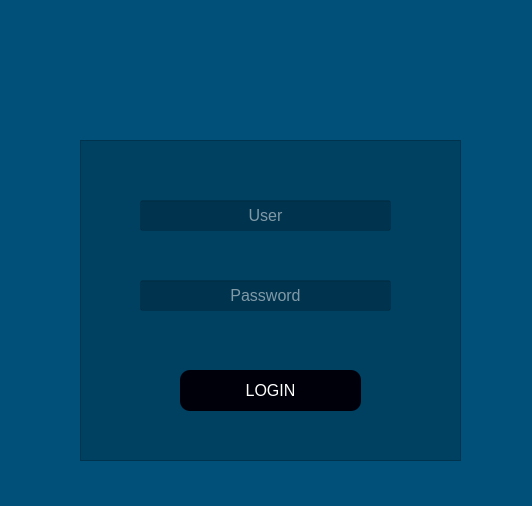
<?xml version="1.0" encoding="UTF-8"?>
<ui version="4.0">
 <class>Login</class>
 <widget class="QWidget" name="Login">
  <property name="geometry">
   <rect>
    <x>0</x>
    <y>0</y>
    <width>532</width>
    <height>506</height>
   </rect>
  </property>
  <property name="windowTitle">
   <string>Form</string>
  </property>
  <property name="styleSheet">
   <string notr="true">background-color: rgb(0, 80, 121);</string>
  </property>
  <widget class="QLabel" name="label">
   <property name="geometry">
    <rect>
     <x>190</x>
     <y>30</y>
     <width>151</width>
     <height>141</height>
    </rect>
   </property>
   <property name="styleSheet">
    <string notr="true">background-color:None;</string>
   </property>
   <property name="text">
    <string/>
   </property>
   <property name="pixmap">
    <pixmap>../../../../Projetos/Empresas/Transtellini/Icons/icon_title.png</pixmap>
   </property>
   <property name="scaledContents">
    <bool>true</bool>
   </property>
  </widget>
  <widget class="QFrame" name="frame">
   <property name="geometry">
    <rect>
     <x>80</x>
     <y>140</y>
     <width>381</width>
     <height>321</height>
    </rect>
   </property>
   <property name="styleSheet">
    <string notr="true">background-color: rgba(0,0,0,0.2)</string>
   </property>
   <property name="frameShape">
    <enum>QFrame::StyledPanel</enum>
   </property>
   <property name="frameShadow">
    <enum>QFrame::Raised</enum>
   </property>
   <widget class="QLineEdit" name="txt_login">
    <property name="geometry">
     <rect>
      <x>60</x>
      <y>60</y>
      <width>251</width>
      <height>31</height>
     </rect>
    </property>
    <property name="styleSheet">
     <string notr="true">color:#fff; font-size: 16px;</string>
    </property>
    <property name="text">
     <string/>
    </property>
    <property name="alignment">
     <set>Qt::AlignCenter</set>
    </property>
    <property name="placeholderText">
     <string>User</string>
    </property>
   </widget>
   <widget class="QPushButton" name="btn_login">
    <property name="geometry">
     <rect>
      <x>100</x>
      <y>230</y>
      <width>181</width>
      <height>41</height>
     </rect>
    </property>
    <property name="cursor">
     <cursorShape>PointingHandCursor</cursorShape>
    </property>
    <property name="styleSheet">
     <string notr="true">QPushButton{color: rgb(255, 255, 255); border-radius: 10px; font-size: 16px; background-color:rgb(0, 0, 10);;}

QPushButton:hover{background-color: #fff; color:black}

</string>
    </property>
    <property name="text">
     <string>LOGIN</string>
    </property>
   </widget>
   <widget class="QLineEdit" name="txt_password">
    <property name="geometry">
     <rect>
      <x>60</x>
      <y>140</y>
      <width>251</width>
      <height>31</height>
     </rect>
    </property>
    <property name="styleSheet">
     <string notr="true">color:#fff; font-size: 16px;</string>
    </property>
    <property name="text">
     <string/>
    </property>
    <property name="echoMode">
     <enum>QLineEdit::Password</enum>
    </property>
    <property name="alignment">
     <set>Qt::AlignCenter</set>
    </property>
    <property name="placeholderText">
     <string>Password</string>
    </property>
   </widget>
  </widget>
 </widget>
 <tabstops>
  <tabstop>txt_login</tabstop>
  <tabstop>txt_password</tabstop>
  <tabstop>btn_login</tabstop>
 </tabstops>
 <resources/>
 <connections/>
</ui>
